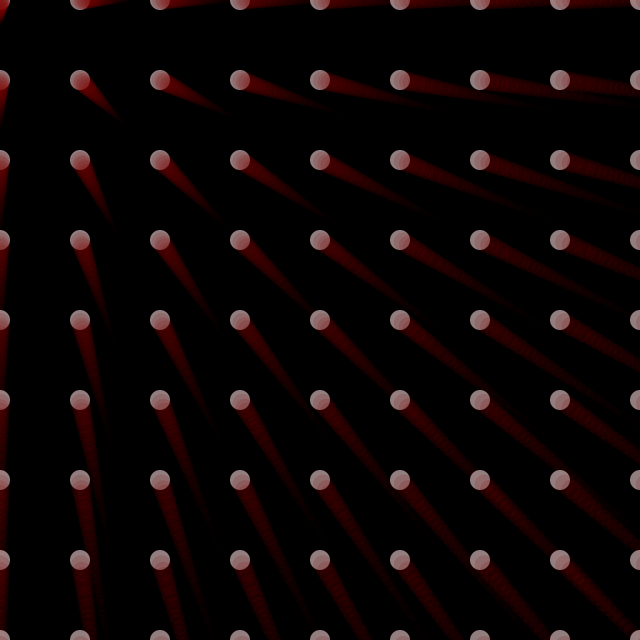
Frame 1 (no input)
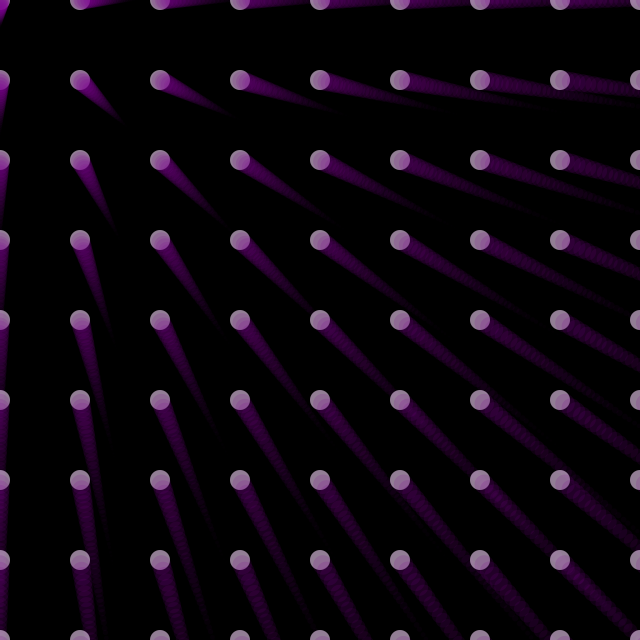
Frame 60 (the mouse pressed at the canvas centre just before this capture)
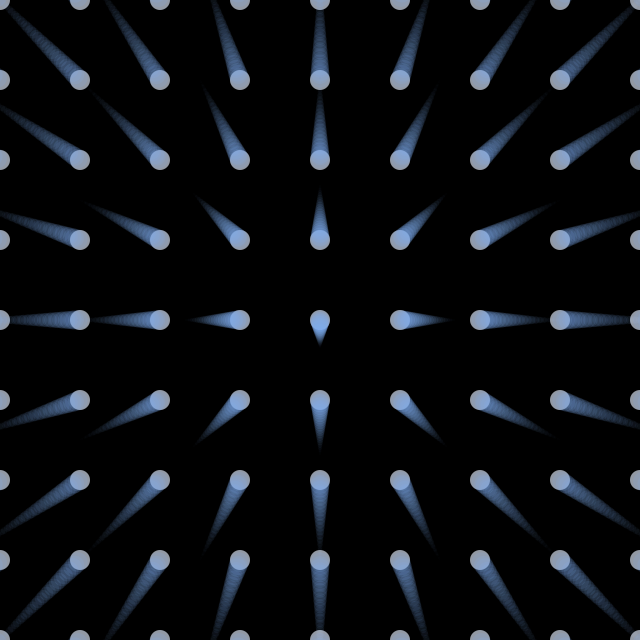
Frame 120 (the mouse held since frame 60 and released just before this capture)

The Processing sketch that drew these frames (run headless with seeded random() and noise(); from frame 60 on, the mouse is pressed at the canvas centre):

// Processing sketch: processing_166609
// ── processing_166609.pde

/* The length of the lights */
float len = 40;

float t = PI;
float t2 = 3*PI/2;
float pathR = 125, pathG, pathB;

void setup() {
  size(640, 640);
  noStroke();
}

void draw() {
  background(0);
  /* We make a grid that spreads across the width and height of the window */
  for (int x = -width/2; x <= width/2; x+=80) {
    for (int y = -height/2; y <= height/2; y+=80) {
      /* The white circle that creates the light effect. */
      fill(255, 150);
      ellipse(width/2+x, height/2+y, 20, 20);
      for (int i = 0; i < len; i++) {
        /* Variable "s" is the size */
        float s = map(i, 0, len, 20, 1);
        /* 
         Variable "d" is the length of the light depending on the mouse position. We minus d from the origonal position
         to create a sense of distance.
         */
        float d = map(dist(mouseX, mouseY, width/2+x, height/2+y), -320, 320, i*2, -i*2);

        /* Fading outwards */
        fill(pathR, pathG, pathB, s*2);
        pushMatrix();
        translate(width/2+x, height/2+y);
        /* Rotatedepending on the mouse position */
        rotate(-atan2(width/2-mouseX+x, height/2-mouseY+y)+radians(45));
        ellipse(i/2-d, i/2-d, s, s);
        popMatrix();
      }
    }
  }
  pathG = 125+125*sin(t);
  t += 0.03;
  pathB = 125+125*sin(t2);
  t2 += 0.03;
}
